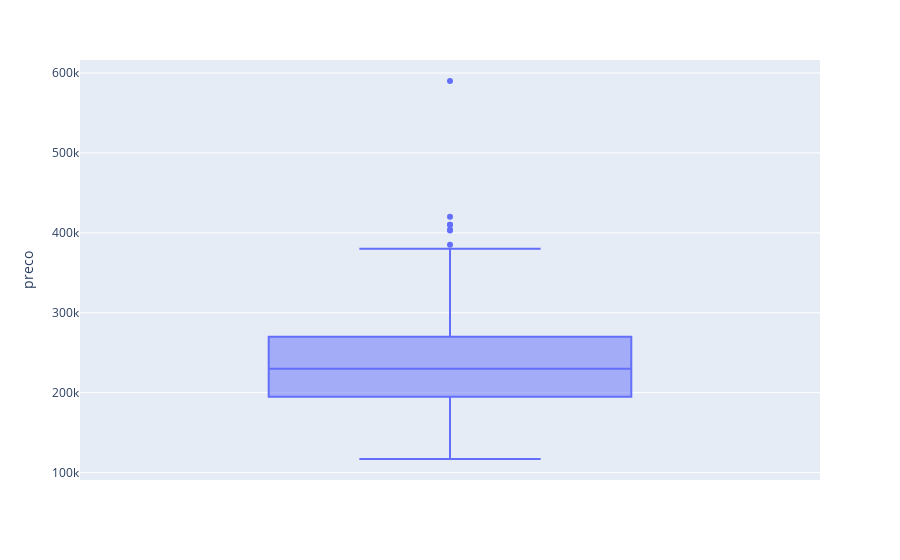

The code cell stored with this chart in its notebook:
### Code cell
fig = px.box(base_original, y='preco')
fig.show()
